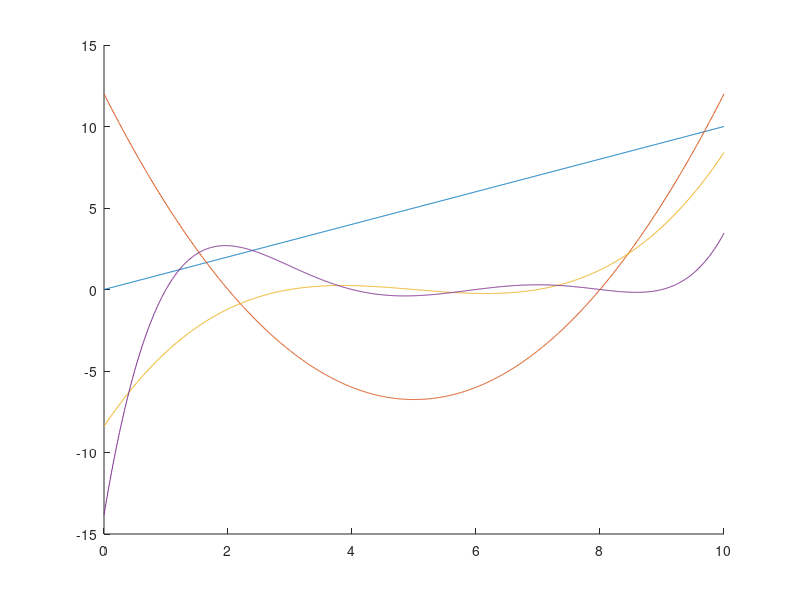
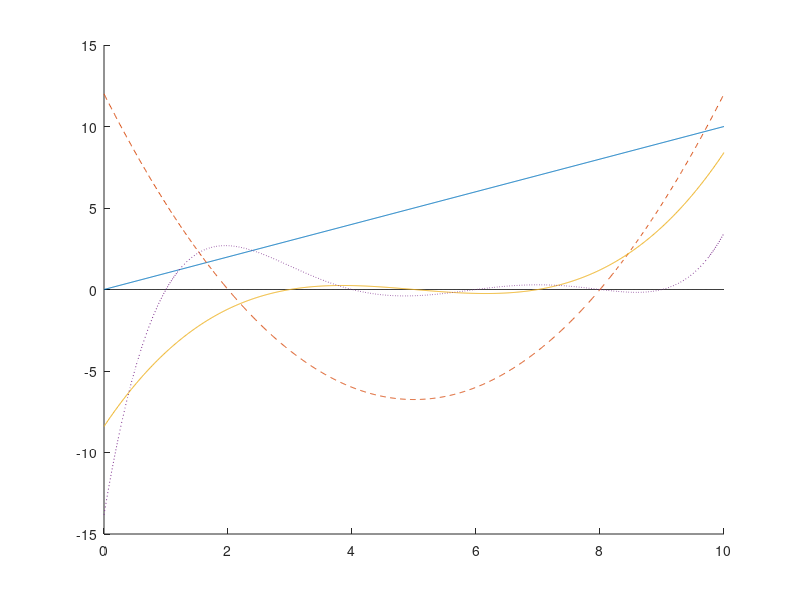

These charts were generated, in order, by the following MATLAB code:
%Ezra Alcon-Kirshman, OPT 211 lab 2, plot simple polynomial functions
x=linspace(0, 10, 1000);
y4 = .008*x.^5-.224*x.^4+2.344*x.^3-11.152*x.^2+22.848*x-13.824;
y1 = x;
y2 = .75*x.^2-7.5*x+12;
y3=.08*x.^3-1.2*x.^2+5.68*x-8.4;
figure(1)
hold on
plot(x,y1)
plot(x,y2)
plot(x,y3)
plot(x,y4)
hold off
figure(2)
hold on
plot(x,0*x,'-k')
plot(x,y1)
plot(x,y2,'--')
plot(x,y3,'-')
plot(x,y4,':')
hold off
